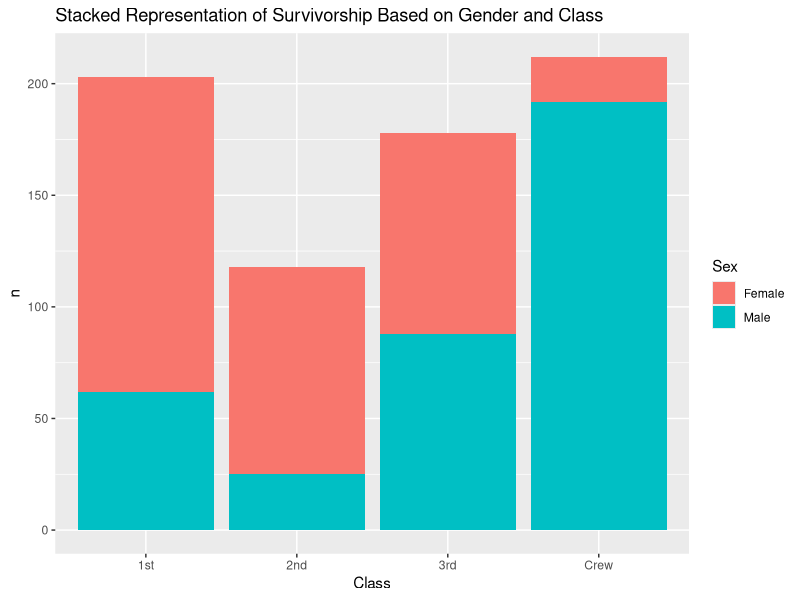
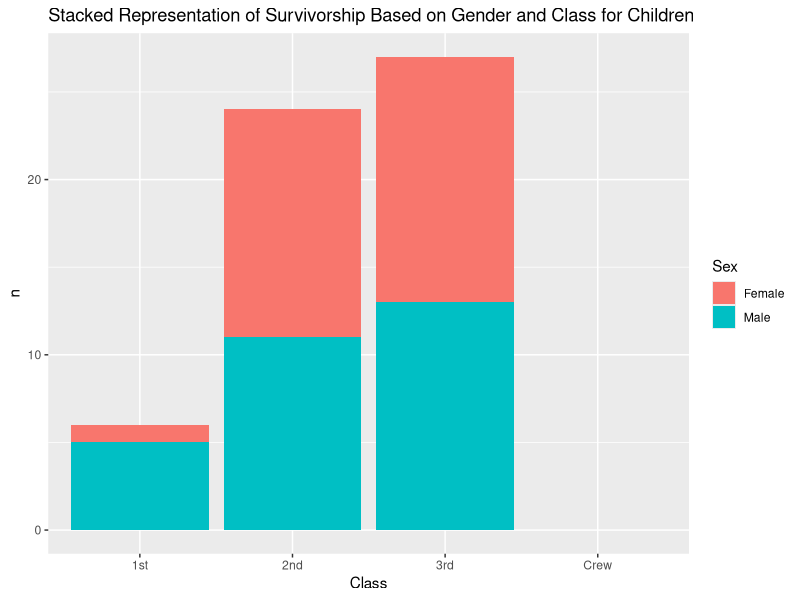
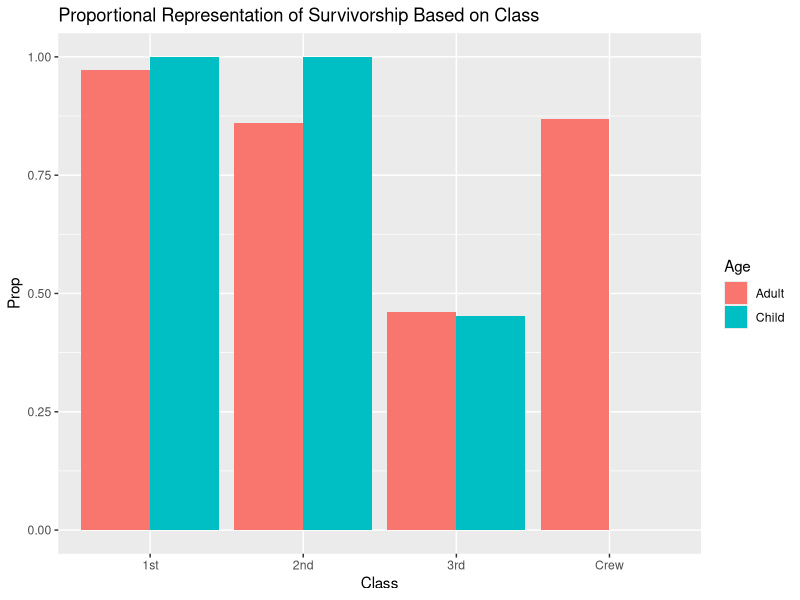
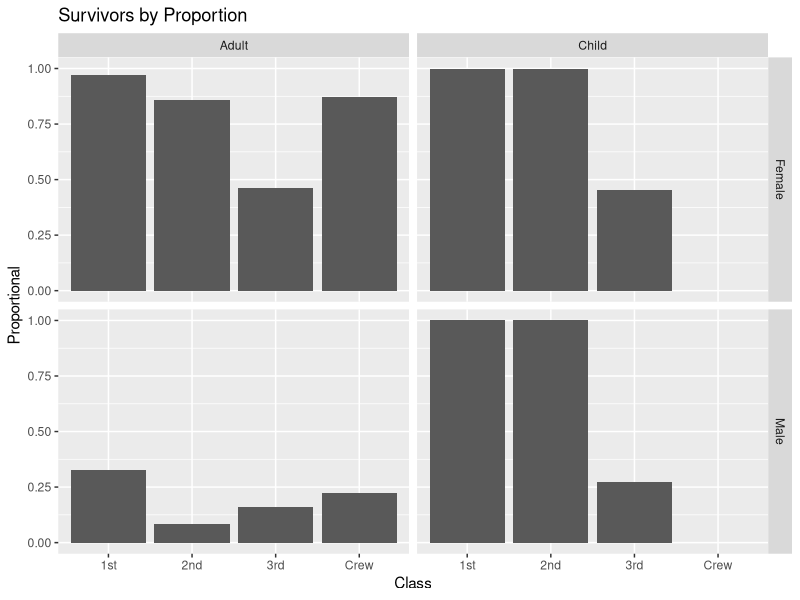

Reproduce these figures in R, in order.
## ---- chunk 1
library(tidyverse)
library(ggplot2)
library(dplyr)

df_titanic <- as_tibble(Titanic)
## ---- chunk 2
## TASK: Perform a `glimpse` of df_titanic
glimpse(df_titanic)
## ---- chunk 3
## NOTE: No need to edit! We'll cover how to
## do this calculation in a later exercise.
df_titanic %>% summarize(total = sum(n))
## ---- chunk 4
## TASK: Visualize counts against `Class` and `Sex`

# create a dataset
 survivors <-
  df_titanic %>%
  filter(
    Survived == "Yes"
  )
 
# Grouped
survivors %>%
  ggplot() +
  geom_col(mapping = aes(x = Class, y = n, fill = Sex), position = "stack") +
  labs(title = "Stacked Representation of Survivorship Based on Gender and Class")

 child_survivors <-
  df_titanic %>%
  filter(
    Survived == "Yes",
    Age == "Child"
  )

# Grouped
child_survivors %>%
  ggplot() +
  geom_col(mapping = aes(x = Class, y = n, fill = Sex), position = "stack") +
  labs(title = "Stacked Representation of Survivorship Based on Gender and Class for Children")


## ---- chunk 5
## NOTE: No need to edit! We'll cover how to
## do this calculation in a later exercise.
df_prop <-
  df_titanic %>%
  group_by(Class, Sex, Age) %>%
  mutate(
    Total = sum(n),
    Prop = n / Total
  ) %>%
  ungroup()
df_prop
## ---- chunk 6

# create a dataset
 prop_survivors <-
  df_prop %>%
  filter(
    Survived == "Yes"
  )
 
# Class
prop_survivors %>%
  ggplot() +
  geom_col(mapping = aes(x = Class, y = Prop, fill = Age), position = "dodge") +
  labs(title = "Proportional Representation of Survivorship Based on Class")


## ---- chunk 7

ggplot() + 
  geom_col(data = prop_survivors, aes(Class, Prop))+
  labs(title = "Survivors by Proportion",
       y="Proportional",
       x="Class")+
  facet_grid(Sex ~ Age)

